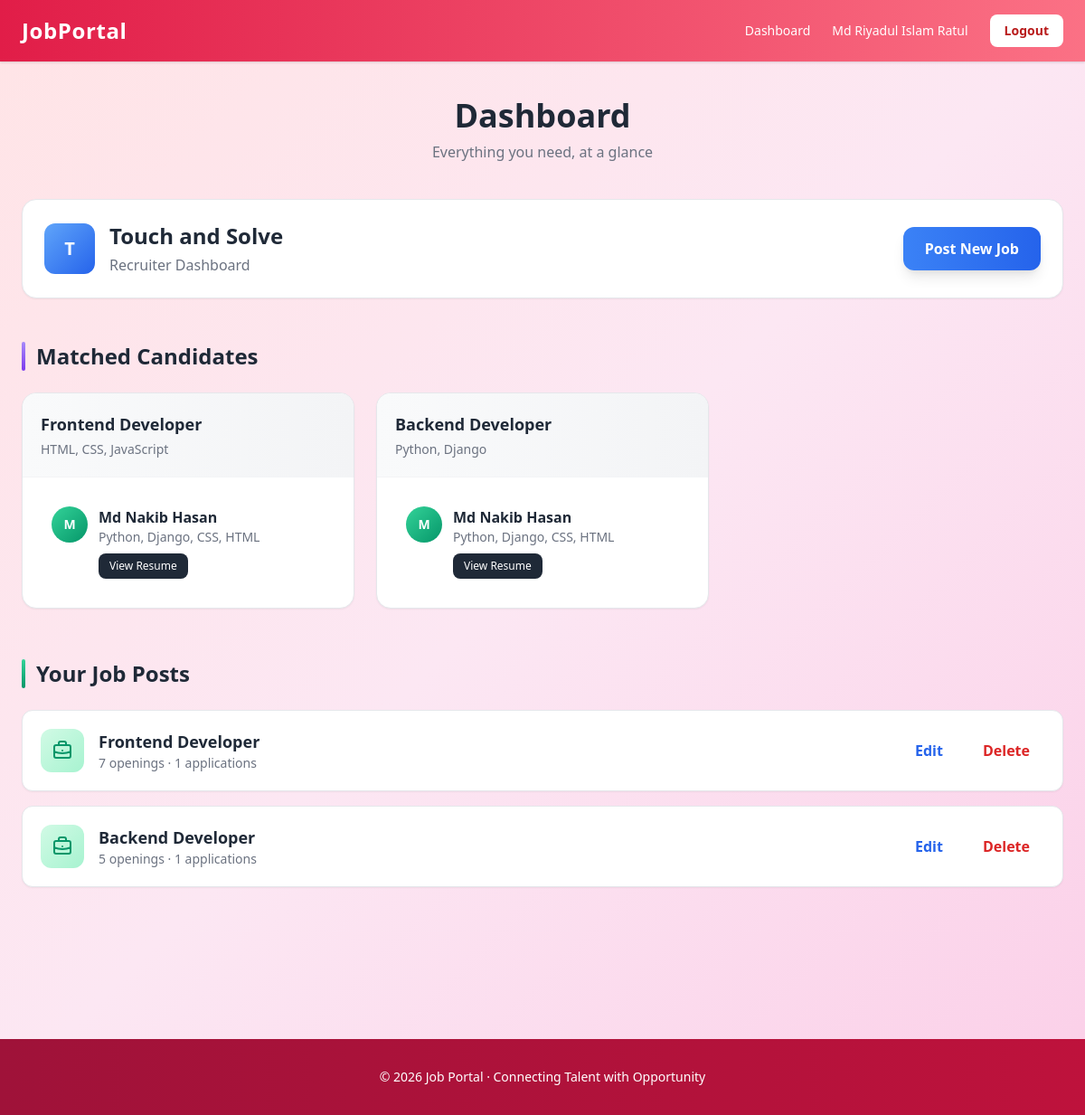
Page /dashboard/ (signed in) on the committed database.
### accounts/models.py (models this page shows)
class User(AbstractUser):
    USER_TYPE=(('RECRUITER','Recruiter'),('JOBSEEKER','Jobseeker'))
    user_type=models.CharField(max_length=20,choices=USER_TYPE)

class RecruiterProfile(models.Model):
    user=models.OneToOneField(User,on_delete=models.CASCADE)
    company_name=models.CharField(max_length=200)
    company_description=models.TextField()

class JobSeekerProfile(models.Model):
    user=models.OneToOneField(User,on_delete=models.CASCADE)
    skills=models.TextField()
    resume=models.FileField(upload_to='resumes/')

### jobs/models.py (models this page shows)
class Job(models.Model):
    recruiter=models.ForeignKey(User,on_delete=models.CASCADE)
    title=models.CharField(max_length=200)
    description=models.TextField()
    skills=models.TextField()
    openings=models.IntegerField()
    category=models.CharField(max_length=100, default='General')
    company_logo=models.ImageField(upload_to='company_logos/', null=True, blank=True)
    created_at=models.DateTimeField(auto_now_add=True)
    class Meta:
        ordering=['-created_at']

### dashboard/views.py (the view)
# urls.py: path('',include('dashboard.urls')),
@login_required
def dashboard(request):
    matched = []
    your_jobs = []
    all_jobs = Job.objects.all()
    if request.user.user_type == 'JOBSEEKER':
        try:
            skills = set(request.user.jobseekerprofile.skills.lower().split(','))
            for job in all_jobs:
                job_skills = set(job.skills.lower().split(','))
                if skills & job_skills:
                    matched.append(job)
        except:
            pass
        applications = JobApplication.objects.filter(applicant=request.user).order_by('-applied_on')
        return render(request, 'dashboard.html', {
            'matched': matched,
            'applications': applications
        })
    elif request.user.user_type == 'RECRUITER':
        your_jobs = Job.objects.filter(recruiter=request.user)
        matched_candidates = {}
        all_candidates = JobSeekerProfile.objects.all()
        for job in your_jobs:
            job_skills = set([s.strip().lower() for s in job.skills.split(',') if s.strip()])
            matches = []
            if job_skills:
                for candidate in all_candidates:
                    candidate_skills = set([s.strip().lower() for s in candidate.skills.split(',') if s.strip()])
                    if job_skills & candidate_skills:
                        matches.append(candidate)
            if matches:
                matched_candidates[job] = matches
        return render(request, 'dashboard.html', {
            'your_jobs': your_jobs,
            'matched_candidates': matched_candidates,
            'page_title': 'My Job Postings'
        })
    return render(request, 'dashboard.html', {'matched': matched, 'your_jobs': your_jobs})

### templates/dashboard.html (shortened to what this page needs)
{% extends "base.html" %}
{% block content %}
<div class="mb-10 text-center">
  <h1 class="text-4xl font-extrabold text-gray-800">Dashboard</h1>
  <p class="text-gray-500 mt-2">Everything you need, at a glance</p>
</div>
{% if user.is_authenticated %}
{% if user.user_type == 'JOBSEEKER' %}
<div class="bg-white border border-gray-200 rounded-2xl p-6 flex flex-col md:flex-row justify-between items-start md:items-center mb-10 gap-4 shadow-sm hover:shadow-md transition-shadow duration-300">
  <div class="flex items-center gap-4">
    <div class="h-16 w-16 rounded-full bg-gradient-to-br from-green-400 to-green-600 flex items-center justify-center text-white text-2xl font-bold">
      {{ user.first_name|first|default:user.username|first|upper }}
    <div>
    </div>
      <h2 class="text-2xl font-bold text-gray-800">
        Welcome, {{ user.first_name|default:user.username }}
      </h2>
      <p class="text-gray-500 mt-1">
        <span class="font-medium">Skills:</span>
        <span class="text-gray-600">
          {{ user.jobseekerprofile.skills|default:"Not set" }}
        </span>
      </p>
    </div>
  </div>
  <a href="/accounts/profile/" class="bg-gradient-to-r from-green-500 to-green-600 text-white px-6 py-3 rounded-xl hover:from-green-600 hover:to-green-700 font-semibold shadow-lg hover:shadow-xl transition-all duration-300">
    Edit Profile
  </a>
</div>
<div class="grid grid-cols-1 md:grid-cols-3 gap-6 mb-12">
  <div class="bg-white border border-gray-200 rounded-2xl p-6 shadow-sm hover:shadow-lg transition-all duration-300 group">
    <div class="flex items-center gap-3 mb-3">
      <div class="h-10 w-10 rounded-xl bg-blue-100 flex items-center justify-center group-hover:bg-blue-200 transition-colors duration-300">
        <svg class="h-5 w-5 text-blue-600" fill="none" stroke="currentColor" viewBox="0 0 24 24">
          <path stroke-linecap="round" stroke-linejoin="round" stroke-width="2" d="M9 12h6m-6 4h6m2 5H7a2 2 0 01-2-2V5a2 2 0 012-2h5.586a1 1 0 01.707.293l5.414 5.414a1 1 0 01.293.707V19a2 2 0 01-2 2z"></path>
        </svg>
      </div>
      <p class="text-gray-600 font-medium">Applications</p>
    </div>
    <p class="text-5xl font-extrabold text-gray-800">{{ applications|length }}</p>
    <p class="text-sm text-gray-400 mt-2">Total applied jobs</p>
  </div>
  <div class="bg-white border border-gray-200 rounded-2xl p-6 shadow-sm hover:shadow-lg transition-all duration-300 md:col-span-2 group">
    <div class="flex items-center gap-3 mb-3">
      <div class="h-10 w-10 rounded-xl bg-purple-100 flex items-center justify-center group-hover:bg-purple-200 transition-colors duration-300">
        <svg class="h-5 w-5 text-purple-600" fill="none" stroke="currentColor" viewBox="0 0 24 24">
          <path stroke-linecap="round" stroke-linejoin="round" stroke-width="2" d="M9.663 17h4.673M12 3v1m6.364 1.636l-.707.707M21 12h-1M4 12H3m3.343-5.657l-.707-.707m2.828 9.9a5 5 0 117.072 0l-.548.547A3.374 3.374 0 0014 18.469V19a2 2 0 11-4 0v-.531c0-.895-.356-1.754-.988-2.386l-.548-.547z"></path>
        </svg>
      </div>
      <p class="text-gray-600 font-medium">Your Skills</p>
    </div>
    <p class="text-xl font-bold text-gray-700 truncate">
      {{ user.jobseekerprofile.skills|default:"—" }}
    </p>
  </div>
</div>
{% if matched %}
<div class="mb-14">
  <div class="flex items-center gap-3 mb-6">
    <div class="h-8 w-1 rounded-full bg-gradient-to-b from-green-400 to-green-600"></div>
    <h3 class="text-2xl font-bold text-gray-800">Recommended Jobs</h3>
  </div>
  <div class="grid grid-cols-1 md:grid-cols-2 gap-6">
    {% for job in matched %}
    <div class="bg-white border border-gray-200 rounded-2xl shadow-sm hover:shadow-xl transition-all duration-300 overflow-hidden group">
      <div class="p-6">
        <div class="flex justify-between items-start mb-4">
          <div>
            <h4 class="text-xl font-bold text-gray-800 group-hover:text-green-600 transition-colors duration-300">{{ job.title }}</h4>
            <p class="text-sm text-gray-500 mt-1">
              {{ job.recruiter.recruiterprofile.company_name|default:"Company" }}
            </p>
          </div>
          {% if job.company_logo %}
          <img src="{{ job.company_logo.url }}" class="h-12 w-12 rounded-xl object-cover shadow-sm">
          {% endif %}
        </div>
        <div class="flex items-center gap-3 mb-4">
          <span class="bg-gradient-to-r from-green-100 to-green-200 text-green-800 text-xs font-bold px-3 py-1 rounded-full">
            Match
          </span>
          <span class="text-sm text-gray-500">{{ job.openings }} openings</span>
        </div>
        <p class="text-gray-600 mb-4 line-clamp-2 text-sm">
          {{ job.description }}
        </p>
        <a href="{% url 'job_detail' job.id %}" class="block text-center bg-gray-800 text-white py-3 rounded-xl hover:bg-gray-900 font-semibold transition-all duration-300">
          View Job
        </a>
      </div>
      <div class="h-1 bg-gradient-to-r from-green-400 to-green-600 transform scale-x-0 group-hover:scale-x-100 transition-transform duration-300"></div>
    </div>
    {% endfor %}
  </div>
</div>
{% endif %}
{% if applications %}
<div class="mb-16">
  <div class="flex items-center gap-3 mb-6">
    <div class="h-8 w-1 rounded-full bg-gradient-to-b from-blue-400 to-blue-600"></div>
    <h3 class="text-2xl font-bold text-gray-800">My Applications</h3>
  </div>
  <div class="space-y-4">
    {% for application in applications %}
    <div class="bg-white border border-gray-200 rounded-xl p-5 flex flex-col md:flex-row justify-between gap-4 shadow-sm hover:shadow-md transition-all duration-300">
      <div class="flex items-center gap-4">
        <div class="h-12 w-12 rounded-xl bg-gray-100 flex items-center justify-center">
          <svg class="h-6 w-6 text-gray-500" fill="none" stroke="currentColor" viewBox="0 0 24 24">
            <path stroke-linecap="round" stroke-linejoin="round" stroke-width="2" d="M21 13.255A23.931 23.931 0 0112 15c-3.183 0-6.22-.62-9-1.745M16 6V4a2 2 0 00-2-2h-4a2 2 0 00-2 2v2m4 6h.01M5 20h14a2 2 0 002-2V8a2 2 0 00-2-2H5a2 2 0 00-2 2v10a2 2 0 002 2z"></path>
          </svg>
        </div>
        <div>
          <p class="text-lg font-bold text-gray-800">{{ application.job.title }}</p>
          <p class="text-sm text-gray-500">
            {{ application.job.recruiter.recruiterprofile.company_name|default:"Company" }}
          </p>
          <p class="text-sm text-gray-400 mt-1">
            Applied on {{ application.applied_on|date:"M d, Y" }}
          </p>
        </div>
      </div>
      <a href="{% url 'job_detail' application.job.id %}" class="self-start md:self-center bg-gray-800 text-white px-5 py-2.5 rounded-lg hover:bg-gray-900 font-semibold transition-all duration-300">
        View
      </a>
    </div>
    {% endfor %}
  </div>
</div>
{% endif %}
{% elif user.user_type == 'RECRUITER' %}
<div class="bg-white border border-gray-200 rounded-2xl p-6 flex flex-col md:flex-row justify-between items-start md:items-center mb-12 gap-4 shadow-sm hover:shadow-md transition-shadow duration-300">
  <div class="flex items-center gap-4">
    <div class="h-14 w-14 rounded-xl bg-gradient-to-br from-blue-400 to-blue-600 flex items-center justify-center text-white text-xl font-bold">
      {{ user.recruiterprofile.company_name|first|upper|default:"C" }}
    </div>
    <div>
      <h2 class="text-2xl font-bold text-gray-800">
        {{ user.recruiterprofile.company_name|default:"Your Company" }}
      </h2>
      <p class="text-gray-500 mt-1">Recruiter Dashboard</p>
    </div>
  </div>
  <a href="{% url 'job_create' %}" class="bg-gradient-to-r from-blue-500 to-blue-600 text-white px-6 py-3 rounded-xl hover:from-blue-600 hover:to-blue-700 font-semibold shadow-lg hover:shadow-xl transition-all duration-300">
    Post New Job
  </a>
</div>
{% if matched_candidates %}
<div class="mb-14">
  <div class="flex items-center gap-3 mb-6">
    <div class="h-8 w-1 rounded-full bg-gradient-to-b from-purple-400 to-purple-600"></div>
    <h3 class="text-2xl font-bold text-gray-800">Matched Candidates</h3>
  </div>
  <div class="grid grid-cols-1 md:grid-cols-2 lg:grid-cols-3 gap-6">
    {% for job, candidates in matched_candidates.items %}
    <div class="bg-white border border-gray-200 rounded-2xl shadow-sm hover:shadow-lg transition-all duration-300 overflow-hidden">
      <div class="bg-gradient-to-r from-gray-50 to-gray-100 p-5 border-b border-gray-100">
        <p class="font-bold text-gray-800 text-lg">{{ job.title }}</p>
        <p class="text-sm text-gray-500 truncate mt-1">{{ job.skills }}</p>
      </div>
      <div class="p-5 space-y-4">
        {% for candidate in candidates %}
        <div class="flex gap-3 items-start p-3 rounded-xl hover:bg-gray-50 transition-colors duration-200">
          <div class="h-10 w-10 rounded-full bg-gradient-to-br from-green-400 to-green-600 flex items-center justify-center text-white font-bold text-sm">
            {{ candidate.user.first_name|first|default:candidate.user.username|first|upper }}
          </div>
          <div class="flex-1 min-w-0">
            <p class="font-semibold text-gray-800">
              {{ candidate.user.first_name|default:candidate.user.username }}
            </p>
            <p class="text-sm text-gray-500 truncate">{{ candidate.skills }}</p>
            {% if candidate.resume %}
            <a href="{{ candidate.resume.url }}" target="_blank" class="inline-block mt-2 text-xs bg-gray-800 text-white px-3 py-1.5 rounded-lg hover:bg-gray-900 transition-colors duration-300">
              View Resume
            </a>
            {% endif %}
          </div>
        </div>
        {% endfor %}
      </div>
    </div>
    {% endfor %}
  </div>
</div>
{% endif %}
{% if your_jobs %}
<div class="mb-16">
  <div class="flex items-center gap-3 mb-6">
    <div class="h-8 w-1 rounded-full bg-gradient-to-b from-green-400 to-green-600"></div>
    <h3 class="text-2xl font-bold text-gray-800">Your Job Posts</h3>
  </div>
  <div class="space-y-4">
    {% for job in your_jobs %}
    <div class="bg-white border border-gray-200 rounded-xl p-5 shadow-sm hover:shadow-md transition-all duration-300 flex flex-col md:flex-row justify-between gap-4">
      <div class="flex items-center gap-4">
        <div class="h-12 w-12 rounded-xl bg-gradient-to-br from-green-100 to-green-200 flex items-center justify-center">
        </div>
        <div>
          <p class="font-bold text-gray-800 text-lg">{{ job.title }}</p>
          <p class="text-sm text-gray-500">
            {{ job.openings }} openings · {{ job.jobapplication_set.count }} applications
          </p>
        </div>
      </div>
      <div class="flex gap-3 items-center">
        <a href="{% url 'job_edit' job.id %}" class="text-blue-600 font-semibold hover:text-blue-800 hover:bg-blue-50 px-4 py-2 rounded-lg transition-all duration-300">
          Edit
        </a>
        <a href="{% url 'job_delete' job.id %}" class="text-red-600 font-semibold hover:text-red-800 hover:bg-red-50 px-4 py-2 rounded-lg transition-all duration-300">
          Delete
        </a>
      </div>
    </div>
    {% endfor %}
  </div>
</div>
{% endif %}
{% endif %}
{% endif %}
{% endblock %}

### templates/base.html (shortened to what this page needs)
<!doctype html>
<html>
  <head>
    <link href="https://cdn.jsdelivr.net/npm/tailwindcss@2.2.19/dist/tailwind.min.css" rel="stylesheet">
  </head>
  <body>
    <nav class="shadow">
      <div class="max-w-7xl mx-auto px-6 py-4 flex justify-between items-center">
        <a href="/" class="text-2xl font-extrabold text-white tracking-wide">
          JobPortal
        </a>
        <div class="flex items-center space-x-6 text-sm">
          {% if user.is_authenticated %}
            <a href="{% url 'dashboard' %}" class="text-white font-medium">
              Dashboard
            </a>
            <a href="/accounts/profile/" class="text-white font-medium">
              {{ user.first_name|default:user.username }}
            </a>
            <a href="{% url 'logout' %}" class="bg-white text-red-700 px-4 py-2 rounded-lg hover:bg-red-100 font-semibold">
              Logout
            </a>
          {% endif %}
        </div>
      </div>
    </nav>
    <main class="max-w-7xl mx-auto px-6 py-10">
      {% block content %}{% endblock %}
    </main>
    <footer class="text-white text-center py-8 mt-16">
      <p class="text-sm">
        &copy; 2026 Job Portal · Connecting Talent with Opportunity
      </p>
    </footer>
  </body>
</html>

### templates/base.html (style rules this page uses)
body { background: linear-gradient(135deg, #ffe4e6 0%, #fce7f3 50%, #fbcfe8 100%); }
nav { background: linear-gradient(90deg, #e11d48 0%, #fb7185 100%); }
footer { background: linear-gradient(90deg, #9f1239 0%, #be123c 100%); }

### rows in the picture
User: first_name "Md Riyadul Islam Ratul", recruiterprofile.company_name|first "T", recruiterprofile.company_name "Touch and Solve"
Job: title "Frontend Developer", skills "HTML, CSS, JavaScript", openings "7", jobapplication_set.count "1"
JobSeekerProfile: user.first_name|first "M", user.first_name "Md Nakib Hasan", skills "Python, Django, CSS, HTML"
Job: title "Backend Developer", skills "Python, Django", openings "5", jobapplication_set.count "1"
